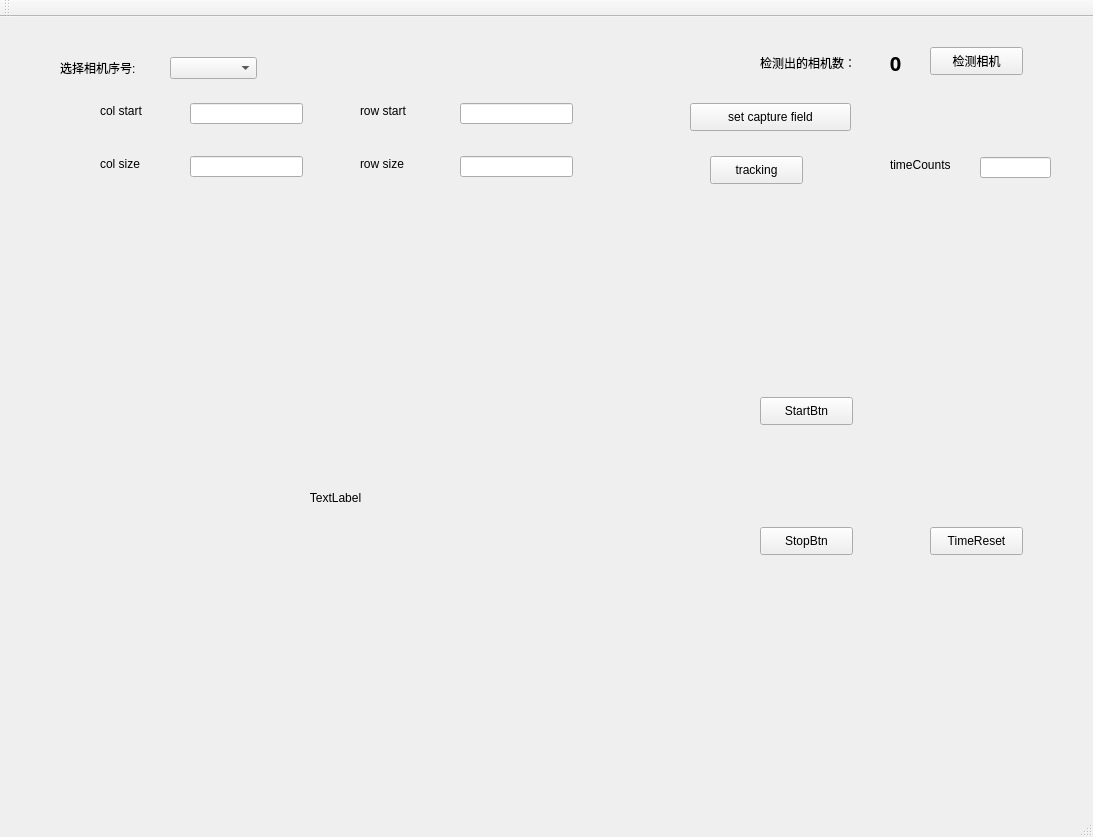
<?xml version="1.0" encoding="UTF-8"?>
<ui version="4.0">
 <class>Visual_feedback_systemClass</class>
 <widget class="QMainWindow" name="Visual_feedback_systemClass">
  <property name="geometry">
   <rect>
    <x>0</x>
    <y>0</y>
    <width>1093</width>
    <height>837</height>
   </rect>
  </property>
  <property name="windowTitle">
   <string>Visual_feedback_system</string>
  </property>
  <widget class="QWidget" name="centralWidget">
   <widget class="QPushButton" name="PortSelectBtn">
    <property name="geometry">
     <rect>
      <x>930</x>
      <y>30</y>
      <width>93</width>
      <height>28</height>
     </rect>
    </property>
    <property name="text">
     <string>检测相机</string>
    </property>
   </widget>
   <widget class="QLabel" name="DeviceNum_Label">
    <property name="geometry">
     <rect>
      <x>880</x>
      <y>30</y>
      <width>31</width>
      <height>31</height>
     </rect>
    </property>
    <property name="font">
     <font>
      <family>Adobe 宋体 Std L</family>
      <pointsize>15</pointsize>
      <weight>75</weight>
      <bold>true</bold>
     </font>
    </property>
    <property name="text">
     <string>0</string>
    </property>
    <property name="alignment">
     <set>Qt::AlignCenter</set>
    </property>
   </widget>
   <widget class="QComboBox" name="ComboBox_DEVICE_LIST">
    <property name="geometry">
     <rect>
      <x>170</x>
      <y>40</y>
      <width>87</width>
      <height>22</height>
     </rect>
    </property>
   </widget>
   <widget class="QLineEdit" name="TextBox_CAPTURE_COL_START">
    <property name="geometry">
     <rect>
      <x>190</x>
      <y>86</y>
      <width>113</width>
      <height>21</height>
     </rect>
    </property>
   </widget>
   <widget class="QLabel" name="colstart">
    <property name="geometry">
     <rect>
      <x>100</x>
      <y>86</y>
      <width>72</width>
      <height>15</height>
     </rect>
    </property>
    <property name="text">
     <string>col start</string>
    </property>
   </widget>
   <widget class="QLabel" name="colsize">
    <property name="geometry">
     <rect>
      <x>100</x>
      <y>139</y>
      <width>72</width>
      <height>15</height>
     </rect>
    </property>
    <property name="text">
     <string>col size</string>
    </property>
   </widget>
   <widget class="QLabel" name="rolstart">
    <property name="geometry">
     <rect>
      <x>360</x>
      <y>86</y>
      <width>72</width>
      <height>15</height>
     </rect>
    </property>
    <property name="text">
     <string>row start</string>
    </property>
   </widget>
   <widget class="QLabel" name="rowsize">
    <property name="geometry">
     <rect>
      <x>360</x>
      <y>139</y>
      <width>72</width>
      <height>15</height>
     </rect>
    </property>
    <property name="text">
     <string>row size</string>
    </property>
   </widget>
   <widget class="QLineEdit" name="TextBox_CAPTURE_ROW_START">
    <property name="geometry">
     <rect>
      <x>460</x>
      <y>86</y>
      <width>113</width>
      <height>21</height>
     </rect>
    </property>
   </widget>
   <widget class="QLineEdit" name="TextBox_CAPTURE_COL_SIZE">
    <property name="geometry">
     <rect>
      <x>190</x>
      <y>139</y>
      <width>113</width>
      <height>21</height>
     </rect>
    </property>
   </widget>
   <widget class="QLineEdit" name="TextBox_CAPTURE_ROW_SIZE">
    <property name="geometry">
     <rect>
      <x>460</x>
      <y>139</y>
      <width>113</width>
      <height>21</height>
     </rect>
    </property>
   </widget>
   <widget class="QPushButton" name="pushButton">
    <property name="geometry">
     <rect>
      <x>710</x>
      <y>139</y>
      <width>93</width>
      <height>28</height>
     </rect>
    </property>
    <property name="text">
     <string>tracking</string>
    </property>
   </widget>
   <widget class="QPushButton" name="setcapture">
    <property name="geometry">
     <rect>
      <x>690</x>
      <y>86</y>
      <width>161</width>
      <height>28</height>
     </rect>
    </property>
    <property name="text">
     <string>set capture field</string>
    </property>
   </widget>
   <widget class="QLabel" name="cameraCount">
    <property name="geometry">
     <rect>
      <x>760</x>
      <y>30</y>
      <width>111</width>
      <height>31</height>
     </rect>
    </property>
    <property name="text">
     <string>检测出的相机数：</string>
    </property>
   </widget>
   <widget class="QLabel" name="cameraSerial">
    <property name="geometry">
     <rect>
      <x>60</x>
      <y>40</y>
      <width>101</width>
      <height>21</height>
     </rect>
    </property>
    <property name="text">
     <string>选择相机序号:</string>
    </property>
   </widget>
   <widget class="QWidget" name="horizontalLayoutWidget">
    <property name="geometry">
     <rect>
      <x>50</x>
      <y>210</y>
      <width>571</width>
      <height>541</height>
     </rect>
    </property>
    <layout class="QHBoxLayout" name="ImageView">
     <item>
      <widget class="QLabel" name="ImgViewLabel">
       <property name="text">
        <string>TextLabel</string>
       </property>
       <property name="alignment">
        <set>Qt::AlignCenter</set>
       </property>
      </widget>
     </item>
    </layout>
   </widget>
   <widget class="QPushButton" name="StartBtn">
    <property name="geometry">
     <rect>
      <x>760</x>
      <y>380</y>
      <width>93</width>
      <height>28</height>
     </rect>
    </property>
    <property name="text">
     <string>StartBtn</string>
    </property>
   </widget>
   <widget class="QPushButton" name="StopBtn">
    <property name="geometry">
     <rect>
      <x>760</x>
      <y>510</y>
      <width>93</width>
      <height>28</height>
     </rect>
    </property>
    <property name="text">
     <string>StopBtn</string>
    </property>
   </widget>
   <widget class="QLabel" name="label">
    <property name="geometry">
     <rect>
      <x>890</x>
      <y>140</y>
      <width>72</width>
      <height>15</height>
     </rect>
    </property>
    <property name="text">
     <string>timeCounts</string>
    </property>
   </widget>
   <widget class="QLineEdit" name="timeCounts">
    <property name="geometry">
     <rect>
      <x>980</x>
      <y>140</y>
      <width>71</width>
      <height>21</height>
     </rect>
    </property>
   </widget>
   <widget class="QPushButton" name="TimeReset">
    <property name="geometry">
     <rect>
      <x>930</x>
      <y>510</y>
      <width>93</width>
      <height>28</height>
     </rect>
    </property>
    <property name="text">
     <string>TimeReset</string>
    </property>
   </widget>
  </widget>
  <widget class="QMenuBar" name="menuBar">
   <property name="geometry">
    <rect>
     <x>0</x>
     <y>0</y>
     <width>1093</width>
     <height>26</height>
    </rect>
   </property>
  </widget>
  <widget class="QToolBar" name="mainToolBar">
   <attribute name="toolBarArea">
    <enum>TopToolBarArea</enum>
   </attribute>
   <attribute name="toolBarBreak">
    <bool>false</bool>
   </attribute>
  </widget>
  <widget class="QStatusBar" name="statusBar"/>
 </widget>
 <layoutdefault spacing="6" margin="11"/>
 <resources>
  <include location="Visual_feedback_system.qrc"/>
 </resources>
 <connections>
  <connection>
   <sender>PortSelectBtn</sender>
   <signal>clicked()</signal>
   <receiver>Visual_feedback_systemClass</receiver>
   <slot>on_AddButton_Clicked()</slot>
   <hints>
    <hint type="sourcelabel">
     <x>930</x>
     <y>97</y>
    </hint>
    <hint type="destinationlabel">
     <x>1024</x>
     <y>117</y>
    </hint>
   </hints>
  </connection>
  <connection>
   <sender>setcapture</sender>
   <signal>clicked()</signal>
   <receiver>Visual_feedback_systemClass</receiver>
   <slot>on_SetButton_Clicked()</slot>
   <hints>
    <hint type="sourcelabel">
     <x>792</x>
     <y>153</y>
    </hint>
    <hint type="destinationlabel">
     <x>874</x>
     <y>164</y>
    </hint>
   </hints>
  </connection>
  <connection>
   <sender>pushButton</sender>
   <signal>clicked()</signal>
   <receiver>Visual_feedback_systemClass</receiver>
   <slot>on_TrackButton_Clicked()</slot>
   <hints>
    <hint type="sourcelabel">
     <x>761</x>
     <y>206</y>
    </hint>
    <hint type="destinationlabel">
     <x>833</x>
     <y>245</y>
    </hint>
   </hints>
  </connection>
  <connection>
   <sender>StartBtn</sender>
   <signal>clicked()</signal>
   <receiver>Visual_feedback_systemClass</receiver>
   <slot>on_StartBtn_Clicked()</slot>
   <hints>
    <hint type="sourcelabel">
     <x>813</x>
     <y>437</y>
    </hint>
    <hint type="destinationlabel">
     <x>873</x>
     <y>471</y>
    </hint>
   </hints>
  </connection>
  <connection>
   <sender>StopBtn</sender>
   <signal>clicked()</signal>
   <receiver>Visual_feedback_systemClass</receiver>
   <slot>on_StopBtn_Clicked()</slot>
   <hints>
    <hint type="sourcelabel">
     <x>820</x>
     <y>561</y>
    </hint>
    <hint type="destinationlabel">
     <x>897</x>
     <y>605</y>
    </hint>
   </hints>
  </connection>
  <connection>
   <sender>TimeReset</sender>
   <signal>clicked()</signal>
   <receiver>Visual_feedback_systemClass</receiver>
   <slot>on_TimeRestBtn_Clicked()</slot>
   <hints>
    <hint type="sourcelabel">
     <x>982</x>
     <y>560</y>
    </hint>
    <hint type="destinationlabel">
     <x>886</x>
     <y>732</y>
    </hint>
   </hints>
  </connection>
 </connections>
 <slots>
  <slot>on_AddButton_Clicked()</slot>
  <slot>on_TrackButton_Clicked()</slot>
  <slot>on_SetButton_Clicked()</slot>
  <slot>on_StartBtn_Clicked()</slot>
  <slot>on_StopBtn_Clicked()</slot>
  <slot>on_TimeRestBtn_Clicked()</slot>
 </slots>
</ui>
